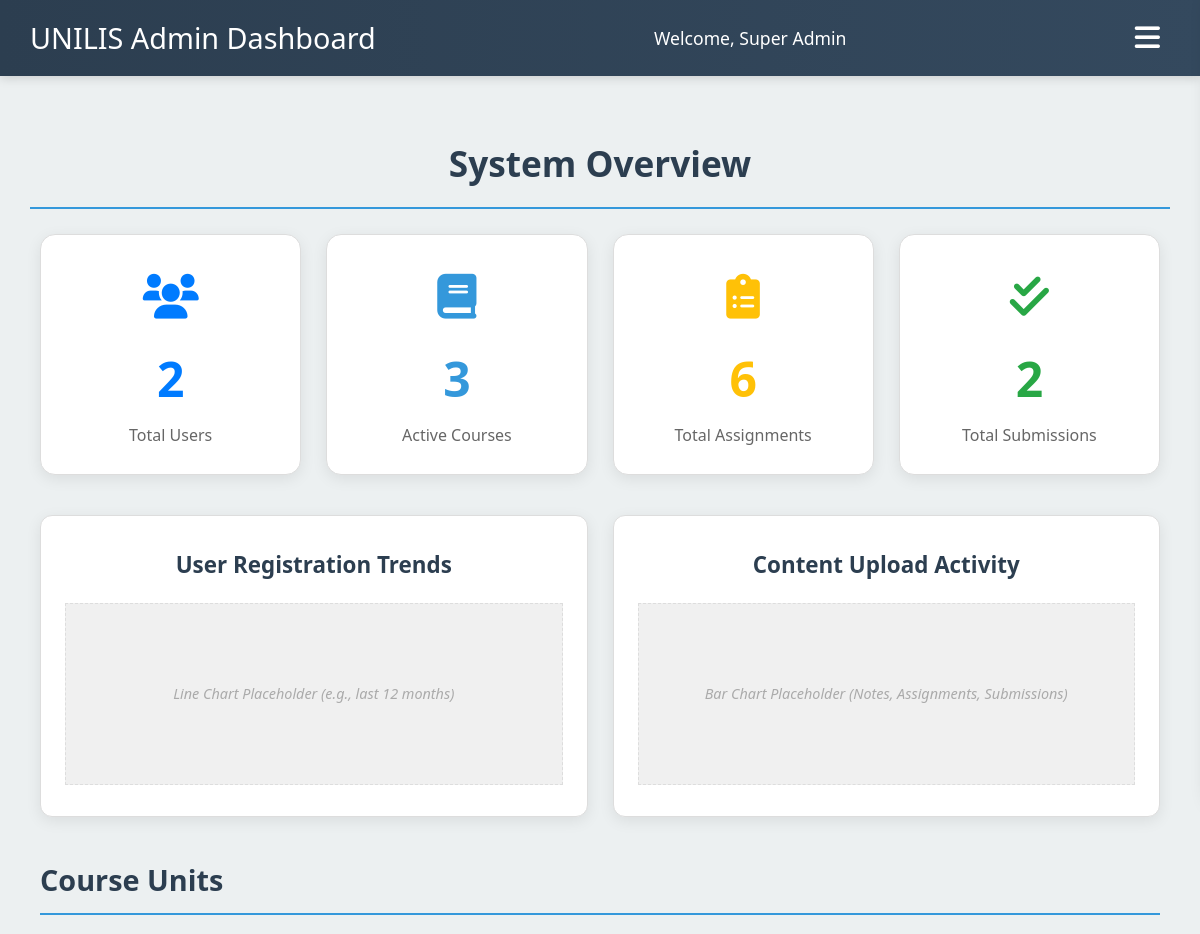
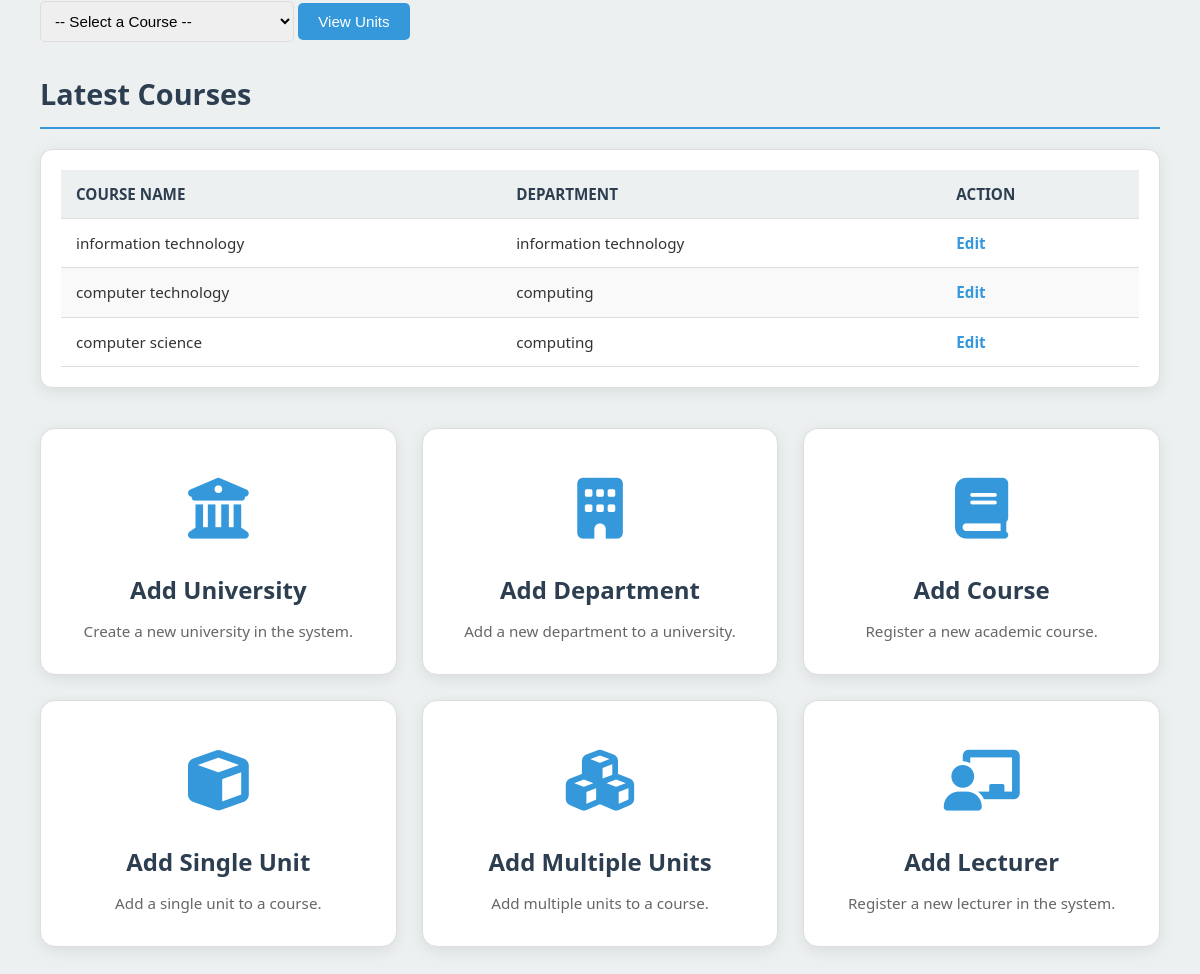
Page /admin/dashboard.php (signed in) on the committed database (2 pictures, top to bottom).
### tables this page shows
CREATE TABLE `courses` (
  `id` int(11) NOT NULL,
  `name` varchar(100) DEFAULT NULL,
  `department_id` int(11) DEFAULT NULL,
  `duration` int(11) DEFAULT 4
);

CREATE TABLE `departments` (
  `id` int(11) NOT NULL,
  `name` varchar(100) NOT NULL,
  `university_id` int(11) DEFAULT NULL
);

### admin/dashboard.php (the view, shortened to what this page needs)
<?php
include '../actions.php';
?>
<!DOCTYPE html>
<html lang="en">
<head>
    <link rel="stylesheet" href="https://cdnjs.cloudflare.com/ajax/libs/font-awesome/6.0.0-beta3/css/all.min.css">
</head>
<body>
<header class="header">
    <h1>UNILIS Admin Dashboard</h1>
    <div class="admin-info">Welcome, <?= htmlspecialchars($_SESSION['user_name']) ?></div>
    <button class="hamburger-menu" id="hamburgerMenu"><i class="fas fa-bars"></i></button>
</header>
<div class="content">
    <h2>System Overview</h2>
    <?php
    $users_count = $conn->query("SELECT COUNT(*) as count FROM (SELECT id FROM students UNION SELECT id FROM lecturers UNION SELECT id FROM admins) as users")->fetch_assoc()['count'];
    $courses_count = $conn->query("SELECT COUNT(*) as count FROM courses")->fetch_assoc()['count'];
    $assignments_count = $conn->query("SELECT COUNT(*) as count FROM assignments")->fetch_assoc()['count'];
    $submissions_count = $conn->query("SELECT COUNT(*) as count FROM submissions")->fetch_assoc()['count'];
    ?>
    <div class="stat-cards-grid">
        <div class="stat-card users">
            <div class="icon"><i class="fas fa-users"></i></div>
            <div class="number"><?= $users_count ?></div>
            <div class="label">Total Users</div>
        </div>
        <div class="stat-card courses">
            <div class="icon"><i class="fas fa-book"></i></div>
            <div class="number"><?= $courses_count ?></div>
            <div class="label">Active Courses</div>
        </div>
        <div class="stat-card assignments">
            <div class="icon"><i class="fas fa-clipboard-list"></i></div>
            <div class="number"><?= $assignments_count ?></div>
            <div class="label">Total Assignments</div>
        </div>
        <div class="stat-card submissions">
            <div class="icon"><i class="fas fa-check-double"></i></div>
            <div class="number"><?= $submissions_count ?></div>
            <div class="label">Total Submissions</div>
        </div>
    </div>
    <div class="charts-grid">
        <div class="chart-container">
            <h3>User Registration Trends</h3>
            <div class="chart-placeholder">Line Chart Placeholder (e.g., last 12 months)</div>
        </div>
        <div class="chart-container">
            <h3>Content Upload Activity</h3>
            <div class="chart-placeholder">Bar Chart Placeholder (Notes, Assignments, Submissions)</div>
        </div>
    </div>
    <div class="recent-activity-section">
        <h3>Course Units</h3>
        <div class="select-container">
            <form method="POST" id="selectCourseForm">
                <select name="course_id" required>
                    <option value="">-- Select a Course --</option>
                </select>
                <button type="submit">View Units</button>
            </form>
        </div>
        <h3>Latest Courses</h3>
        <div class="table-container">
            <table>
                <thead>
                    <tr>
                        <th>Course Name</th>
                        <th>Department</th>
                        <th>Action</th>
                    </tr>
                </thead>
                <tbody>
                    <?php
                    $courses_query = $conn->query("SELECT c.name AS course_name, d.name AS department_name
                                                  FROM courses c
                                                  JOIN departments d ON c.department_id = d.id
                                                  ORDER BY c.id DESC
                                                  LIMIT 5");
                    if ($courses_query->num_rows === 0) {
                        echo "<tr><td colspan='3'>No courses found.</td></tr>";
                    } else {
                        while ($course = $courses_query->fetch_assoc()) {
                            echo "<tr>
                                <td>" . htmlspecialchars($course['course_name']) . "</td>
                                <td>" . htmlspecialchars($course['department_name']) . "</td>
                                <td><a href='#' class='action-link' onclick='alert(\"Edit course not implemented yet!\")'>Edit</a></td>
                            </tr>";
                        }
                    }
                    ?>
                </tbody>
            </table>
        </div>
    </div>
    <div class="action-grid">
        <div class="action-card" onclick="openModal('universityModal')">
            <div class="icon"><i class="fas fa-university"></i></div>
            <h3>Add University</h3>
            <p>Create a new university in the system.</p>
        </div>
        <div class="action-card" onclick="openModal('departmentModal')">
            <div class="icon"><i class="fas fa-building"></i></div>
            <h3>Add Department</h3>
            <p>Add a new department to a university.</p>
        </div>
        <div class="action-card" onclick="openModal('courseModal')">
            <div class="icon"><i class="fas fa-book"></i></div>
            <h3>Add Course</h3>
            <p>Register a new academic course.</p>
        </div>
        <div class="action-card" onclick="openModal('unitSingleModal')">
            <div class="icon"><i class="fas fa-cube"></i></div>
            <h3>Add Single Unit</h3>
            <p>Add a single unit to a course.</p>
        </div>
        <div class="action-card" onclick="openModal('unitModal')">
            <div class="icon"><i class="fas fa-cubes"></i></div>
            <h3>Add Multiple Units</h3>
            <p>Add multiple units to a course.</p>
        </div>
        <div class="action-card" onclick="openModal('lecturerModal')">
            <div class="icon"><i class="fas fa-chalkboard-teacher"></i></div>
            <h3>Add Lecturer</h3>
            <p>Register a new lecturer in the system.</p>
        </div>
    </div>
</div>
</body>
</html>

### rows in the picture
courses: name "information technology", department.name "information technology"
courses: name "computer technology", department.name "computing"
courses: name "computer science", department.name "computing"

### other values in the picture
$_SESSION['user_name'] "Super Admin"
$users_count "2"
$courses_count "3"
$assignments_count "6"
$submissions_count "2"
